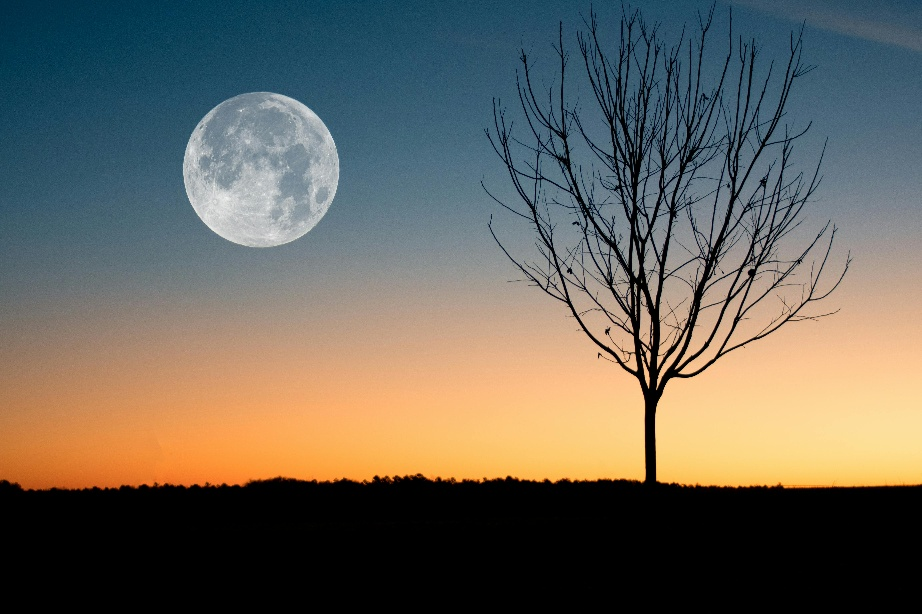
#> input picture lo4/small.jpg, 922 x 614 px
$ python '8 to 24.py'
#> lines starting #> are read from the running program, lines starting #| are printed output that depends on the picture
import cv2

image_gray = cv2.imread('small.jpg',cv2.IMREAD_GRAYSCALE)
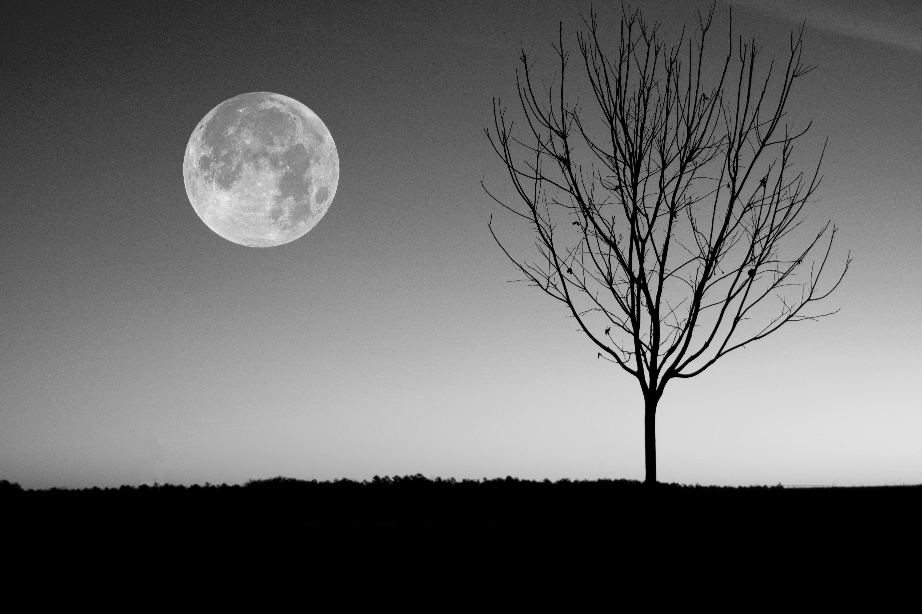
#> image_gray: shape (614, 922); min 0, max 242, mean 99.9

RGB = cv2.cvtColor(image_gray,cv2.COLOR_GRAY2RGB)
RGB[:,:,1]=20
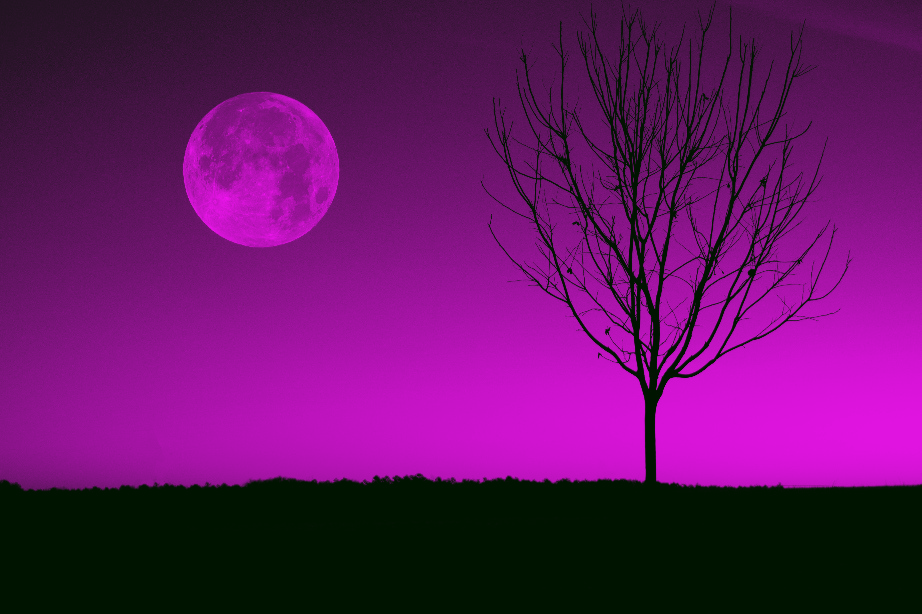
#> RGB: shape (614, 922, 3); mean B, G, R 99.9, 20, 99.9
RGB[:,:,2]=50
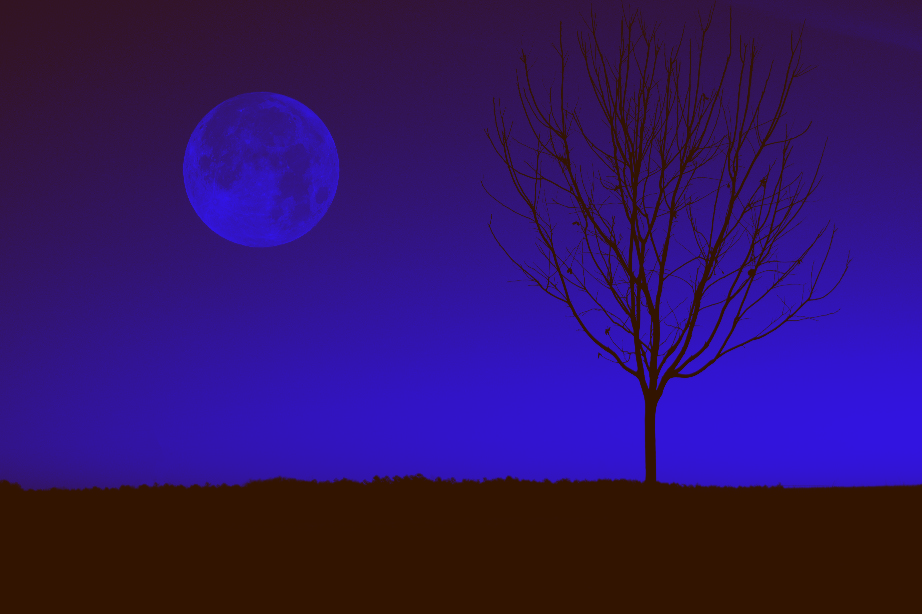
#> RGB: shape (614, 922, 3); mean B, G, R 99.9, 20, 50

display = cv2.cvtColor(RGB,cv2.COLOR_RGB2BGR)

cv2.imshow('gray',image_gray)
cv2.imshow('blue',display)

cv2.waitKey(0)
cv2.destroyAllWindows()
